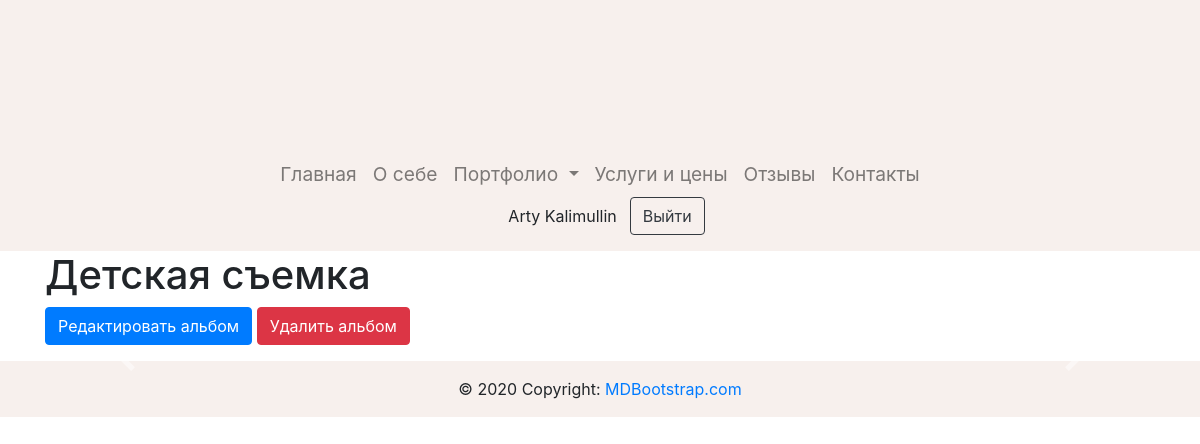
/albums/Detskaja-semka (signed in), run on the app's committed database.
### data/users.py (models this page shows, shortened)
class User(SqlAlchemyBase, SerializerMixin, UserMixin):
    __tablename__ = 'users'
    id = sqlalchemy.Column(sqlalchemy.Integer,
                           primary_key=True, autoincrement=True)
    email = sqlalchemy.Column(sqlalchemy.String)
    hashed_password = sqlalchemy.Column(sqlalchemy.String)
    name = sqlalchemy.Column(sqlalchemy.String)
    surname = sqlalchemy.Column(sqlalchemy.String)
    age = sqlalchemy.Column(sqlalchemy.Integer, nullable=True)

### data/albums.py (models this page shows)
class Album(SqlAlchemyBase, SerializerMixin):
    __tablename__ = 'albums'
    id = sqlalchemy.Column(sqlalchemy.Integer,
                           primary_key=True, autoincrement=True)
    name = sqlalchemy.Column(sqlalchemy.String)
    translit_name = sqlalchemy.Column(sqlalchemy.String)
    lenght = sqlalchemy.Column(sqlalchemy.Integer)
    date = sqlalchemy.Column(sqlalchemy.Date)

### main.py (the view)
@app.route('/albums/<album_name>')
def albums(album_name):
    session = db_session.create_session()
    album = session.query(Album).filter(Album.translit_name == album_name).first()
    if album:
        return render_template('album_view.html', title=album.name, album=album, albums=get_albums())
    else:
        abort(404)

### data/db_session.py (called while the page is built)
def create_session() -> Session:
    global __factory
    return __factory()

### main.py (called while the page is built)
def get_albums():
    session = db_session.create_session()
    list_albums = session.query(Album).all()
    return list_albums

@login_manager.user_loader
def load_user(user_id):
    session = db_session.create_session()
    return session.query(User).get(user_id)

### template/album_view.html (shortened to what this page needs)
{% extends 'base.html' %}
{% block primary_content %}
<div class="container">
    <h1>{{ album.name }}</h1>
    {% if current_user.id == 1 %}
        <p>
            <a href="/albums/edit/{{ album.translit_name }}" class="btn btn-primary">Редактировать альбом</a>
            <a href="/albums/delete/{{ album.translit_name }}" class="btn btn-danger">Удалить альбом</a>
        </p>
    {% endif %}
    <div id="albumCarousel" class="carousel slide" data-ride="carousel">
        <a class="carousel-control-prev" href="#albumCarousel" role="button" data-slide="prev">
            <span class="carousel-control-prev-icon" aria-hidden="true"></span>
        </a>
        <a class="carousel-control-next" href="#albumCarousel" role="button" data-slide="next">
            <span class="carousel-control-next-icon" aria-hidden="true"></span>
        </a>
    </div>
</div>
{% endblock primary_content %}

### template/base.html (shortened to what this page needs)
<!DOCTYPE html>
<html lang="en">
<head>
    <link rel="stylesheet" href="https://stackpath.bootstrapcdn.com/bootstrap/4.4.1/css/bootstrap.min.css">
    <link rel="stylesheet" href="https://cdnjs.cloudflare.com/ajax/libs/font-awesome/4.7.0/css/font-awesome.min.css">
    <link rel="stylesheet" href="{{ url_for('static', filename='base_style.css') }}">
</head>
<body>
    <nav class="navbar navbar-expand-lg navbar-fixed-top navbar-toggleable-sm navbar-inverse flex-column navbar-light main-color">
        <div class="collapse navbar-collapse justify-content-center flex-column" id="navbarSupportedContent">
            <ul class="navbar-nav mr-auto">
                <li class="nav-item">
                    <a class="nav-link" href="/"> Главная </a>
                </li>
                <li class="nav-item">
                    <a class="nav-link" href="#"> О себе </a>
                </li>
                <li class="nav-item dropdown">
                    <a class="nav-link dropdown-toggle" href="#" id="navbarDropdown" role="button"
                       data-toggle="dropdown" aria-haspopup="true" aria-expanded="false"> Портфолио </a>
                </li>
                <li class="nav-item">
                    <a class="nav-link" href="#"> Услуги и цены </a>
                </li>
                <li class="nav-item">
                    <a class="nav-link" href="/feedback"> Отзывы </a>
                </li>
                <li class="nav-item">
                    <a class="nav-link" href="#"> Контакты </a>
                </li>
            </ul>
            <ul class="navbar-nav flex-row mb-2">
                {% if current_user.is_authenticated %}
                    <li class="nav-item"><a href="" class="btn">{{ current_user.name }} {{ current_user.surname }}</a></li>
                    <li class="nav-item"><a class="btn btn-outline-dark" href="/logout">Выйти</a></li>
                {% else %}
                    <li class="nav-item"><a class="nav-link " href="/register">Регистрация</a></li>
                    <li class="nav-item"><a class="nav-link" href="/login">Войти</a></li>
                {% endif %}
            </ul>
        </div>
    </nav>
    <div>
        {% block primary_content %}{% endblock %}
    </div>
    <footer class="page-footer font-small main-color">
        <div class="footer-copyright text-center py-3">© 2020 Copyright:
        <a href="https://mdbootstrap.com/"> MDBootstrap.com</a>
        </div>
    </footer>
</body>
</html>

### static/base_style.css (style rules this page uses)
.main-color { background-color: #F7F0ED; }
nav { font-size: larger; }

### data on the page
User: name "Arty", surname "Kalimullin"
Album: name "Детская съемка"
